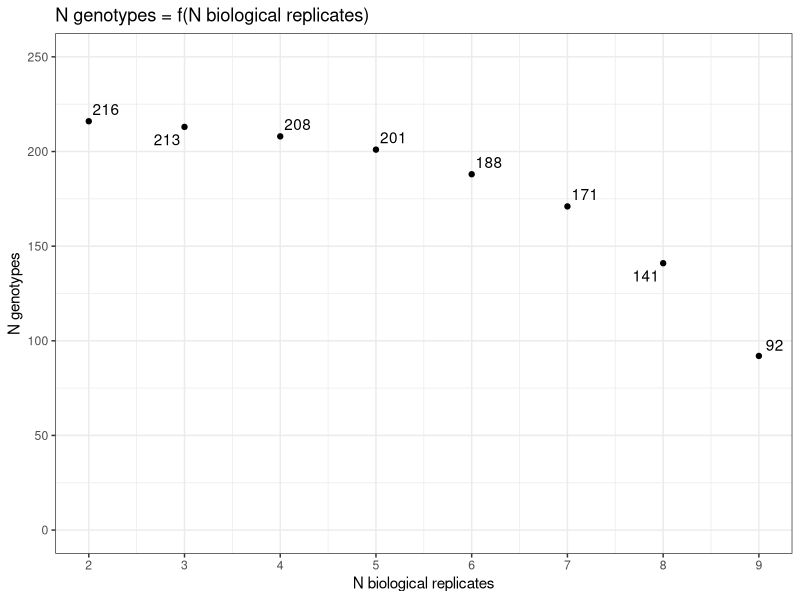
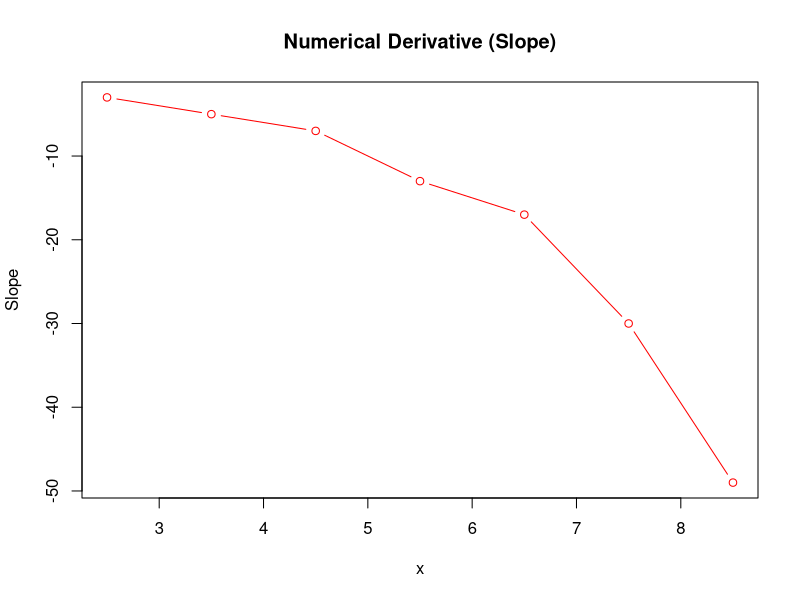
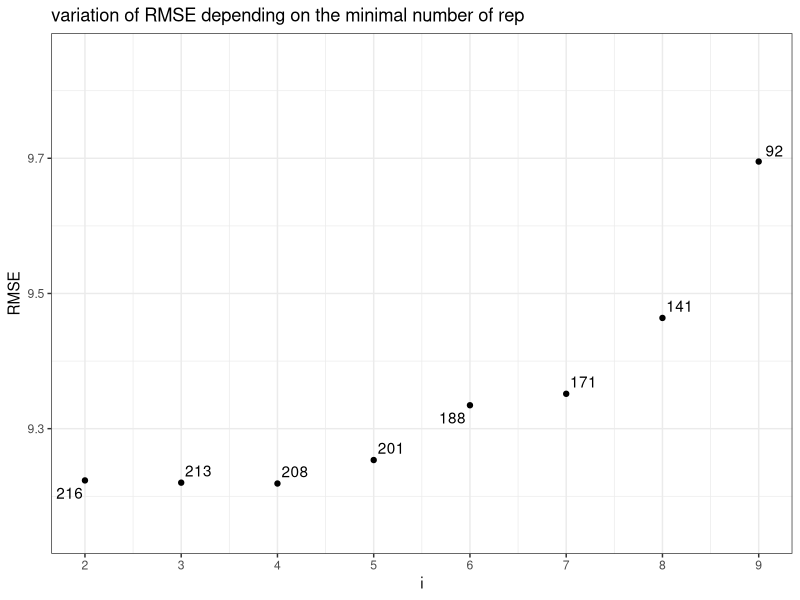
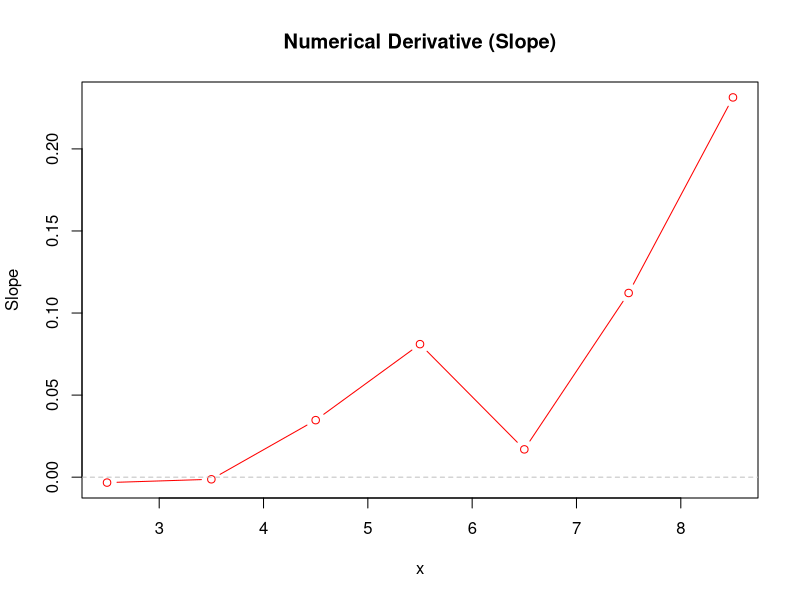
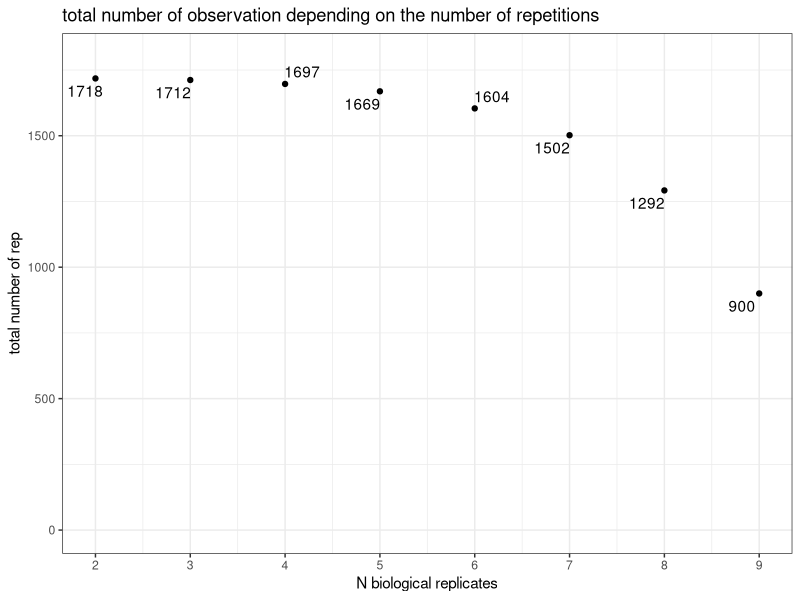
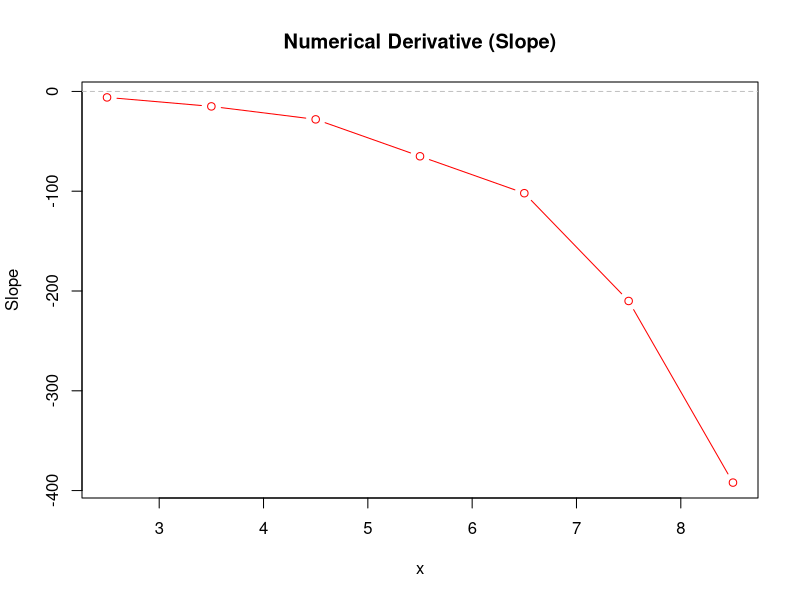
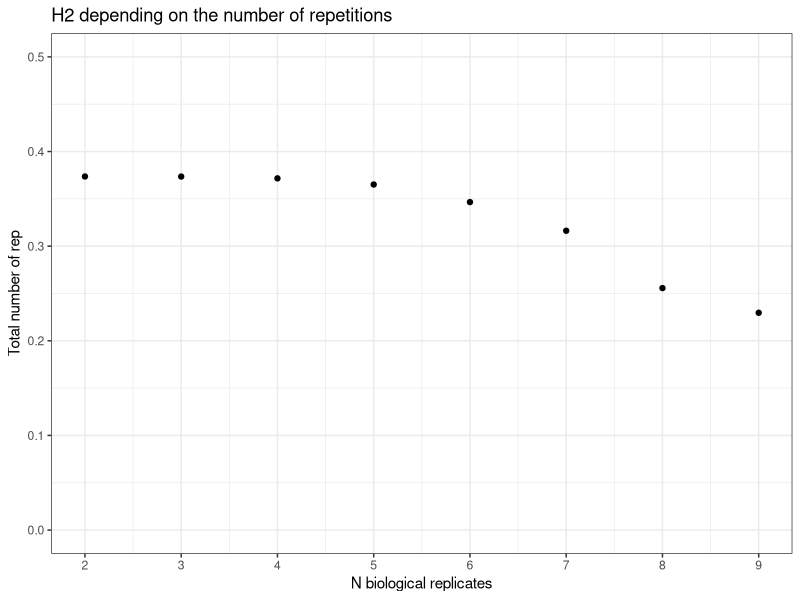
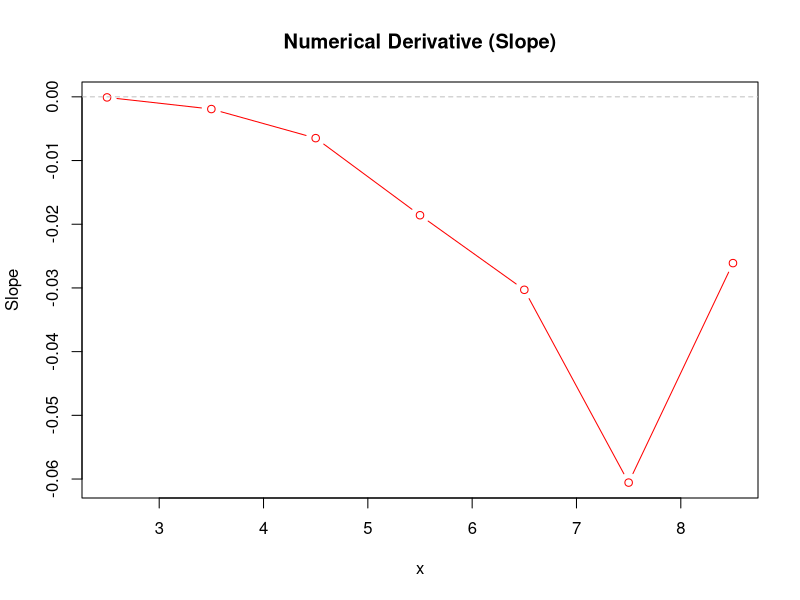

R code for these plots, in order:
## ---- chunk 1
#| echo: false
#| warning: false

suppressPackageStartupMessages(library("tidyverse"))
suppressPackageStartupMessages(library("lme4"))
suppressPackageStartupMessages(library("Hmisc"))
suppressPackageStartupMessages(library("corrplot"))
suppressPackageStartupMessages(library("emmeans"))
suppressPackageStartupMessages(library("patchwork"))
suppressPackageStartupMessages(library("ggplot2"))
suppressPackageStartupMessages(library("dplyr"))

## ---- chunk 2
#| echo: true
#| results: hide
data250_afabae_00 <- read.csv("../../../../../../01.data/2023_screen_specifics_251genotypes/02.aphis_fabae_on_faba_collection/aphis_fabae_fecundity_on_faba_collection_2024-04-02.csv", stringsAsFactors = FALSE, sep = ",") %>%  
  mutate(ivip = as.factor(ivip)) %>% 
  mutate(session = as.factor(session)) 

data250_afabae_01 <- data250_afabae_00 %>% filter(!is.na(larvae_total_number))
data250_afabae_01$ivip <- droplevels(data250_afabae_01$ivip)

data250_afabae_02<- data250_afabae_01 %>% filter(adult_alive != "0") #remove if no adult
data250_afabae_02$ivip <- droplevels(data250_afabae_02$ivip)

data250_afabae_02$ivip <-as.factor(data250_afabae_02$ivip)

## ---- chunk 3

# Initialize an empty data frame to store results
results <- data.frame(x = numeric(0), i = numeric(0), RMSE = numeric(0), 
                       n_after = numeric(0),  H2=numeric(0),shapiro=numeric(0),shapiro_res=numeric(0),NGEN=numeric(0), stringsAsFactors = FALSE)

# Loop through different values of x
for (i in 2:9) {
  ###filter based on IQR
    # Calculate IQR and bounds for outlier removal
    IQR_value <- IQR(data250_afabae_02$larvae_total_number)
    lower_bound <- quantile(data250_afabae_02$larvae_total_number, 0.25) - 1.5 * IQR_value
    upper_bound <- quantile(data250_afabae_02$larvae_total_number, 0.75) + 1.5 * IQR_value
    filter ="IQR"
    # Filter out outliers
    data <- data250_afabae_02[data250_afabae_02$larvae_total_number >= lower_bound & data250_afabae_02$larvae_total_number <= upper_bound, ]
    
    
    data <- data %>%
      group_by(ivip) %>%           # Group by genotype
      filter(n() >= i) %>%             # Keep only groups with i or more repetitions
      ungroup() 
    
    
    data$ivip <- droplevels(data$ivip)
    
    NGEN<-nlevels(data$ivip)
    
   
    
    
    
    # Number of rows after removing outliers
    n_after <- nrow(data)
    

    
    # Fit the model
    mod <- lmer(larvae_total_number ~ ivip + (1|session/block), data = data)
    
    # Extract fitted values and residuals
    fitted_values <- fitted(mod)
    residuals_values <- residuals(mod)
    
    # Perform the Shapiro-Wilk test
    shapiro_result <- shapiro.test(residuals_values)
    
    # Print the p-value (this is your quantification of normality)
    shapiro_res <- shapiro_result$p.value
    
    # Perform the Shapiro-Wilk test
    shapiro_result <- shapiro.test(data$larvae_total_number)
    
    # Print the p-value (this is your quantification of normality)
    shapiro <- shapiro_result$p.value
    
    # Calculate RMSE (Root Mean Squared Error)
    RMSE <- sqrt(mean(residuals_values^2))
    
    # Fit the model with a fixed formula
    mod_h2 <- lmer(larvae_total_number ~ (1 | ivip) + (1 | session), data = data)
    
    # Get the variance components
    estimates <- as.data.frame(VarCorr(mod_h2))
    
    # Extract the relevant variance components
    genetic_variance <- estimates$vcov[1]
    residual_variance <- estimates$vcov[3]  # Adjust based on the placement of residual variance
    
    nbE <-nlevels(data$session)
    
    # Calculate heritability (h2)
    H2 <- genetic_variance / (genetic_variance + (residual_variance / nbE))
    
    
    
    # Store the results in the data frame
    results <- rbind(results, data.frame(filter = filter, i = i, RMSE = RMSE, n_after = n_after,  H2 = H2, shapiro = shapiro, shapiro_res = shapiro_res, NGEN=NGEN))
}

for (i in 3:7) {
  data <- data250_afabae_02
  filter <- "no_filter"
 

    data <- data %>%
      group_by(ivip) %>%           # Group by genotype
      filter(n() >= i) %>%             # Keep only groups with i or more repetitions
      ungroup() 
    
    
    data$ivip <- droplevels(data$ivip)
    
    NGEN<-nlevels(data$ivip)
    
   
    
    # Number of rows after removing outliers
    n_after <- nrow(data)
    
    
    
    # Fit the model
    mod <- lmer(larvae_total_number ~ ivip + (1|session/block), data = data)
    
    # Extract fitted values and residuals
    fitted_values <- fitted(mod)
    residuals_values <- residuals(mod)
    
    # Perform the Shapiro-Wilk test
    shapiro_result <- shapiro.test(residuals_values)
    
    # Print the p-value (this is your quantification of normality)
    shapiro_res <- shapiro_result$p.value
    
    # Perform the Shapiro-Wilk test
    shapiro_result <- shapiro.test(data$larvae_total_number)
    
    # Print the p-value (this is your quantification of normality)
    shapiro <- shapiro_result$p.value
    
    # Calculate RMSE (Root Mean Squared Error)
    RMSE <- sqrt(mean(residuals_values^2))
    
    # Fit the model with a fixed formula
    mod_h2 <- lmer(larvae_total_number ~ (1 | ivip) + (1 | session), data = data)
    
    # Get the variance components
    estimates <- as.data.frame(VarCorr(mod_h2))
    
    # Extract the relevant variance components
    genetic_variance <- estimates$vcov[1]
    residual_variance <- estimates$vcov[3]  # Adjust based on the placement of residual variance
    
    nbE <-nlevels(data$session)
    
    # Calculate heritability (h2)
    H2 <- genetic_variance / (genetic_variance + (residual_variance / nbE))
    
    
    
    # Store the results in the data frame
    results <- rbind(results, data.frame(filter =filter, i = i, RMSE = RMSE, n_after = n_after, H2 = H2, shapiro = shapiro, shapiro_res = shapiro_res, NGEN=NGEN))
}

for (i in 3:7) {
 ###manual filter
  filter <-"manual_filter"
  # Identify the indices of the top 3 highest values
top_3_indices <- order(data250_afabae_02$larvae_total_number, decreasing = TRUE)[1:3]
    # View the top 3 highest values
data250_afabae_02[top_3_indices, ] %>% dplyr::select(genotype, ivip, aphid, larvae_total_number)

# Remove the rows with the top 3 highest values
data250_afabae_03 <- data250_afabae_02[-top_3_indices, ]

data250_afabae_03<- data250_afabae_03 %>% filter(larvae_total_number != "0") 

data250_afabae_03$ivip <- droplevels(data250_afabae_03$ivip)
data <- data250_afabae_03
    data <- data %>%
      group_by(ivip) %>%           # Group by genotype
      filter(n() >= i) %>%             # Keep only groups with i or more repetitions
      ungroup() 
    
    data$ivip <- droplevels(data$ivip)
    
    NGEN<-nlevels(data$ivip)
    
    
    # Number of rows after removing outliers
    n_after <- nrow(data)
    
  
    
    # Fit the model
    mod <- lmer(larvae_total_number ~ ivip + (1|session/block), data = data)
    
    # Extract fitted values and residuals
    fitted_values <- fitted(mod)
    residuals_values <- residuals(mod)
    
    # Perform the Shapiro-Wilk test
    shapiro_result <- shapiro.test(residuals_values)
    
    # Print the p-value (this is your quantification of normality)
    shapiro_res <- shapiro_result$p.value
    
    
    # Perform the Shapiro-Wilk test
    shapiro_result <- shapiro.test(data$larvae_total_number)
    
    # Print the p-value (this is your quantification of normality)
    shapiro <- shapiro_result$p.value
    
    
    # Calculate RMSE (Root Mean Squared Error)
    RMSE <- sqrt(mean(residuals_values^2))
    
    # Fit the model with a fixed formula
    mod_h2 <- lmer(larvae_total_number ~ (1 | ivip) + (1 | session), data = data)
    
    # Get the variance components
    estimates <- as.data.frame(VarCorr(mod_h2))
    
    # Extract the relevant variance components
    genetic_variance <- estimates$vcov[1]
    residual_variance <- estimates$vcov[3]  # Adjust based on the placement of residual variance
    
    nbE <-nlevels(data$session)
    
    # Calculate heritability (h2)
    H2 <- genetic_variance / (genetic_variance + (residual_variance / nbE))
    
    
    
    # Store the results in the data frame
    results <- rbind(results, data.frame(filter = filter, i = i, RMSE = RMSE, n_after = n_after,  H2 = H2, shapiro = shapiro, shapiro_res = shapiro_res, NGEN=NGEN))
}
print(results)


## ---- chunk 4
#| echo: false
#| warning: false
write.csv(x = results, 
          file = "filter_annalysis.csv", 
          quote = F, row.names = F)

## ---- chunk 5
# Initialize an empty data frame to store results
results <- data.frame(x = numeric(0), i = numeric(0), RMSE = numeric(0), 
                       n_after = numeric(0), H2=numeric(0),shapiro=numeric(0),shapiro_res=numeric(0),NGEN=numeric(0), stringsAsFactors = FALSE)


for (i in 2:9) {
  ###filter based on IQR
    # Calculate IQR and bounds for outlier removal
    IQR_value <- IQR(data250_afabae_02$larvae_total_number)
    lower_bound <- quantile(data250_afabae_02$larvae_total_number, 0.25) - 1.5 * IQR_value
    upper_bound <- quantile(data250_afabae_02$larvae_total_number, 0.75) + 1.5 * IQR_value
    filter ="IQR"
    # Filter out outliers
    data <- data250_afabae_02[data250_afabae_02$larvae_total_number >= lower_bound & data250_afabae_02$larvae_total_number <= upper_bound, ]
    
    
    data <- data %>%
      group_by(ivip) %>%           # Group by genotype
      filter(n() >= i) %>%             # Keep only groups with i or more repetitions
      ungroup() 
    
    
    data$ivip <- droplevels(data$ivip)
    
    NGEN<-nlevels(data$ivip)
    
   
 
    
    
    # Number of rows after removing outliers
    n_after <- nrow(data)
    

    
    # Fit the model
    mod <- lmer(larvae_total_number ~ ivip + (1|session/block), data = data)
    
    # Extract fitted values and residuals
    fitted_values <- fitted(mod)
    residuals_values <- residuals(mod)
    
    # Perform the Shapiro-Wilk test
    shapiro_result <- shapiro.test(residuals_values)
    
    # Print the p-value (this is your quantification of normality)
    shapiro_res <- shapiro_result$p.value
    
    # Perform the Shapiro-Wilk test
    shapiro_result <- shapiro.test(data$larvae_total_number)
    
    # Print the p-value (this is your quantification of normality)
    shapiro <- shapiro_result$p.value
    
    
    # Calculate RMSE (Root Mean Squared Error)
    RMSE <- sqrt(mean(residuals_values^2))
    
    # Fit the model with a fixed formula
    mod_h2 <- lmer(larvae_total_number ~ (1 | ivip) + (1 | session), data = data)
    
    # Get the variance components
    estimates <- as.data.frame(VarCorr(mod_h2))
    
    # Extract the relevant variance components
    genetic_variance <- estimates$vcov[1]
    residual_variance <- estimates$vcov[3]  # Adjust based on the placement of residual variance
    
    nbE <-nlevels(data$session)
    
    # Calculate heritability (h2)
    H2 <- genetic_variance / (genetic_variance + (residual_variance / nbE))
    

    # Store the results in the data frame
    results <- rbind(results, data.frame(filter = filter, i = i, RMSE = RMSE, n_after = n_after, H2 = H2, shapiro = shapiro, shapiro_res = shapiro_res, NGEN=NGEN))
}


## ---- chunk 6

ggplot(results, aes(x = i, y = NGEN)) +
  geom_point() +
  scale_x_continuous(breaks=seq(1,13,1)) +
  scale_y_continuous(limits = c(0,250)) +
  theme_bw() +
  ggrepel::geom_text_repel(aes(label = NGEN), arrow = T) +
  labs(x = "N biological replicates", y = "N genotypes") +
  ggtitle("N genotypes = f(N biological replicates)")

y<-as.vector(results$NGEN)
x<-as.vector(results$i)

# Compute slope (finite differences)
slope <- diff(y) / diff(x)

# To align slopes with x-values, use midpoints
x_mid <- (x[-1] + x[-length(x)]) / 2

# Plot slope (derivative)
plot(x_mid, slope, type = "b", col = "red", main = "Numerical Derivative (Slope)",
     ylab = "Slope", xlab = "x")
abline(h = 0, col = "gray", lty = 2)  # reference line for zero slope



## ---- chunk 7

ggplot(results, aes(x = i, y = RMSE)) +
  geom_point() +
  scale_x_continuous(breaks=seq(1,13,1)) +
  scale_y_continuous(limits = c(9.15,9.85)) +
  theme_bw() +
  ggrepel::geom_text_repel(aes(label = NGEN), arrow = T) +
  labs(x = "i", y = "RMSE") +
  ggtitle("variation of RMSE depending on the minimal number of rep")

y<-as.vector(results$RMSE)
x<-as.vector(results$i)

# Compute slope (finite differences)
slope <- diff(y) / diff(x)

# To align slopes with x-values, use midpoints
x_mid <- (x[-1] + x[-length(x)]) / 2

# Plot slope (derivative)
plot(x_mid, slope, type = "b", col = "red", main = "Numerical Derivative (Slope)",
     ylab = "Slope", xlab = "x")
abline(h = 0, col = "gray", lty = 2)  # reference line for zero slope


## ---- chunk 8
ggplot(results, aes(x = i, y = n_after)) +
  geom_point() +
  scale_x_continuous(breaks=seq(1,13,1)) +
  scale_y_continuous(limits = c(0,1800)) +
  theme_bw() +
  ggrepel::geom_text_repel(aes(label = n_after), arrow = T) +
  labs(x = "N biological replicates", y = "total number of rep") +
  ggtitle("total number of observation depending on the number of repetitions")

y<-as.vector(results$n_after)
x<-as.vector(results$i)

# Compute slope (finite differences)
slope <- diff(y) / diff(x)

# To align slopes with x-values, use midpoints
x_mid <- (x[-1] + x[-length(x)]) / 2

# Plot slope (derivative)
plot(x_mid, slope, type = "b", col = "red", main = "Numerical Derivative (Slope)",
     ylab = "Slope", xlab = "x")
abline(h = 0, col = "gray", lty = 2)  # reference line for zero slope

## ---- chunk 9
ggplot(results, aes(x = i, y = H2)) +
  geom_point() +
  scale_x_continuous(breaks = seq(1, 13, 1)) +
  scale_y_continuous(limits = c(0, 0.5)) +
  theme_bw() +
  labs(
    x = "N biological replicates",
    y = "Total number of rep"
  ) +
  ggtitle("H2 depending on the number of repetitions")


y<-as.vector(results$H2)
x<-as.vector(results$i)

# Compute slope (finite differences)
slope <- diff(y) / diff(x)

# To align slopes with x-values, use midpoints
x_mid <- (x[-1] + x[-length(x)]) / 2

# Plot slope (derivative)
plot(x_mid, slope, type = "b", col = "red", main = "Numerical Derivative (Slope)",
     ylab = "Slope", xlab = "x")
abline(h = 0, col = "gray", lty = 2)  # reference line for zero slope
